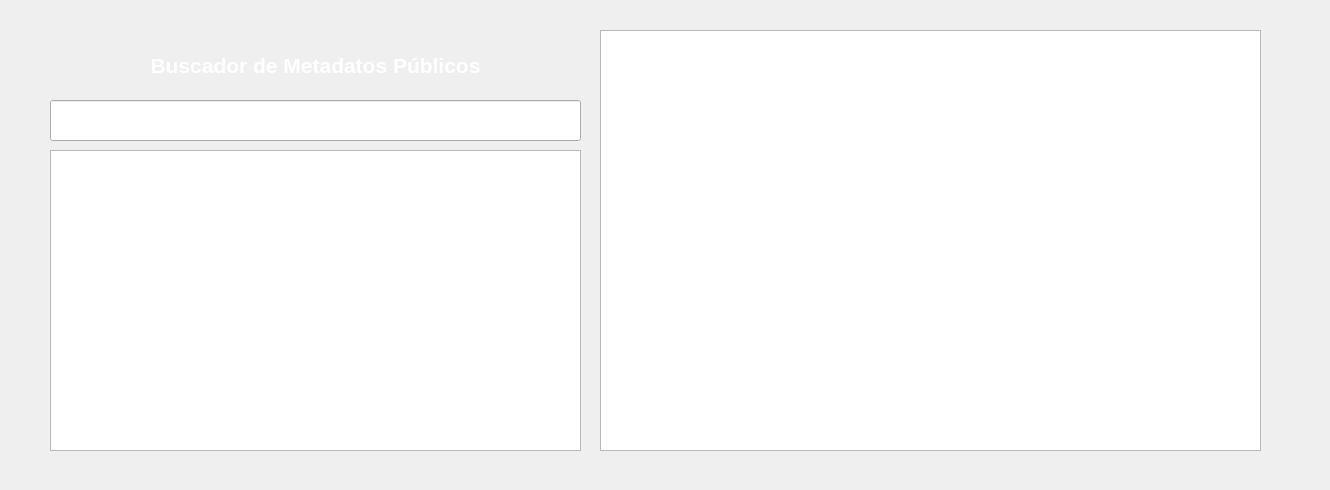
    <widget class="QWidget" name="Metadatos">
     <attribute name="icon">
      <iconset>
       <normaloff>Imagenes y Simbolos/metadato.png</normaloff>Imagenes y Simbolos/metadato.png</iconset>
     </attribute>
     <attribute name="title">
      <string>Metadatos del estudio DICOM</string>
     </attribute>
     <widget class="QLineEdit" name="buscador_de_metadatos">
      <property name="geometry">
       <rect>
        <x>50</x>
        <y>100</y>
        <width>531</width>
        <height>41</height>
       </rect>
      </property>
      <property name="whatsThis">
       <string extracomment="Escriba Aqui las palabras Clave">Escriba Aqui las palabras Clave</string>
      </property>
      <property name="text">
       <string/>
      </property>
     </widget>
     <widget class="QTextEdit" name="campo_metadatos">
      <property name="geometry">
       <rect>
        <x>600</x>
        <y>30</y>
        <width>661</width>
        <height>421</height>
       </rect>
      </property>
      <property name="palette">
       <palette>
        <active>
         <colorrole role="Highlight">
          <brush brushstyle="SolidPattern">
           <color alpha="255">
            <red>255</red>
            <green>255</green>
            <blue>127</blue>
           </color>
          </brush>
         </colorrole>
         <colorrole role="HighlightedText">
          <brush brushstyle="SolidPattern">
           <color alpha="255">
            <red>170</red>
            <green>0</green>
            <blue>0</blue>
           </color>
          </brush>
         </colorrole>
        </active>
        <inactive>
         <colorrole role="Highlight">
          <brush brushstyle="SolidPattern">
           <color alpha="255">
            <red>255</red>
            <green>255</green>
            <blue>127</blue>
           </color>
          </brush>
         </colorrole>
         <colorrole role="HighlightedText">
          <brush brushstyle="SolidPattern">
           <color alpha="255">
            <red>170</red>
            <green>0</green>
            <blue>0</blue>
           </color>
          </brush>
         </colorrole>
        </inactive>
        <disabled>
         <colorrole role="Highlight">
          <brush brushstyle="SolidPattern">
           <color alpha="255">
            <red>0</red>
            <green>120</green>
            <blue>215</blue>
           </color>
          </brush>
         </colorrole>
         <colorrole role="HighlightedText">
          <brush brushstyle="SolidPattern">
           <color alpha="255">
            <red>170</red>
            <green>0</green>
            <blue>0</blue>
           </color>
          </brush>
         </colorrole>
        </disabled>
       </palette>
      </property>
      <property name="textInteractionFlags">
       <set>Qt::LinksAccessibleByKeyboard|Qt::LinksAccessibleByMouse|Qt::TextBrowserInteraction|Qt::TextSelectableByKeyboard|Qt::TextSelectableByMouse</set>
      </property>
     </widget>
     <widget class="QTextEdit" name="campo_resultados_busqueda">
      <property name="geometry">
       <rect>
        <x>50</x>
        <y>150</y>
        <width>531</width>
        <height>301</height>
       </rect>
      </property>
      <property name="palette">
       <palette>
        <active>
         <colorrole role="Highlight">
          <brush brushstyle="SolidPattern">
           <color alpha="255">
            <red>255</red>
            <green>255</green>
            <blue>127</blue>
           </color>
          </brush>
         </colorrole>
         <colorrole role="HighlightedText">
          <brush brushstyle="SolidPattern">
           <color alpha="255">
            <red>170</red>
            <green>0</green>
            <blue>0</blue>
           </color>
          </brush>
         </colorrole>
        </active>
        <inactive>
         <colorrole role="Highlight">
          <brush brushstyle="SolidPattern">
           <color alpha="255">
            <red>255</red>
            <green>255</green>
            <blue>127</blue>
           </color>
          </brush>
         </colorrole>
         <colorrole role="HighlightedText">
          <brush brushstyle="SolidPattern">
           <color alpha="255">
            <red>170</red>
            <green>0</green>
            <blue>0</blue>
           </color>
          </brush>
         </colorrole>
        </inactive>
        <disabled>
         <colorrole role="Highlight">
          <brush brushstyle="SolidPattern">
           <color alpha="255">
            <red>0</red>
            <green>120</green>
            <blue>215</blue>
           </color>
          </brush>
         </colorrole>
         <colorrole role="HighlightedText">
          <brush brushstyle="SolidPattern">
           <color alpha="255">
            <red>170</red>
            <green>0</green>
            <blue>0</blue>
           </color>
          </brush>
         </colorrole>
        </disabled>
       </palette>
      </property>
      <property name="textInteractionFlags">
       <set>Qt::LinksAccessibleByKeyboard|Qt::LinksAccessibleByMouse|Qt::TextBrowserInteraction|Qt::TextSelectableByKeyboard|Qt::TextSelectableByMouse</set>
      </property>
     </widget>
     <widget class="QLabel" name="Titulo_Buscador">
      <property name="geometry">
       <rect>
        <x>50</x>
        <y>50</y>
        <width>531</width>
        <height>31</height>
       </rect>
      </property>
      <property name="text">
       <string>&lt;html&gt;&lt;head/&gt;&lt;body&gt;&lt;p align=&quot;center&quot;&gt;&lt;span style=&quot; font-size:16pt; font-weight:600; color:#ffffff;&quot;&gt;Buscador de Metadatos Públicos&lt;/span&gt;&lt;/p&gt;&lt;/body&gt;&lt;/html&gt;</string>
      </property>
      <property name="scaledContents">
       <bool>false</bool>
      </property>
      <property name="alignment">
       <set>Qt::AlignLeading|Qt::AlignLeft|Qt::AlignVCenter</set>
      </property>
     </widget>
     <widget class="QLabel" name="label_26">
      <property name="geometry">
       <rect>
        <x>0</x>
        <y>0</y>
        <width>1321</width>
        <height>481</height>
       </rect>
      </property>
      <property name="text">
       <string/>
      </property>
      <property name="pixmap">
       <pixmap>Imagenes y Simbolos/n3.jpg</pixmap>
      </property>
      <property name="scaledContents">
       <bool>true</bool>
      </property>
     </widget>
     <zorder>label_26</zorder>
     <zorder>buscador_de_metadatos</zorder>
     <zorder>campo_metadatos</zorder>
     <zorder>campo_resultados_busqueda</zorder>
     <zorder>Titulo_Buscador</zorder>
    </widget>
